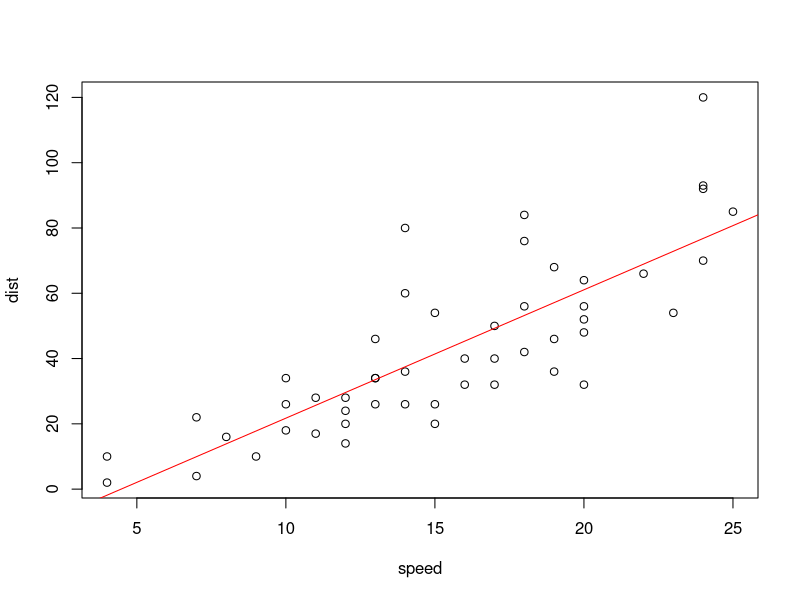
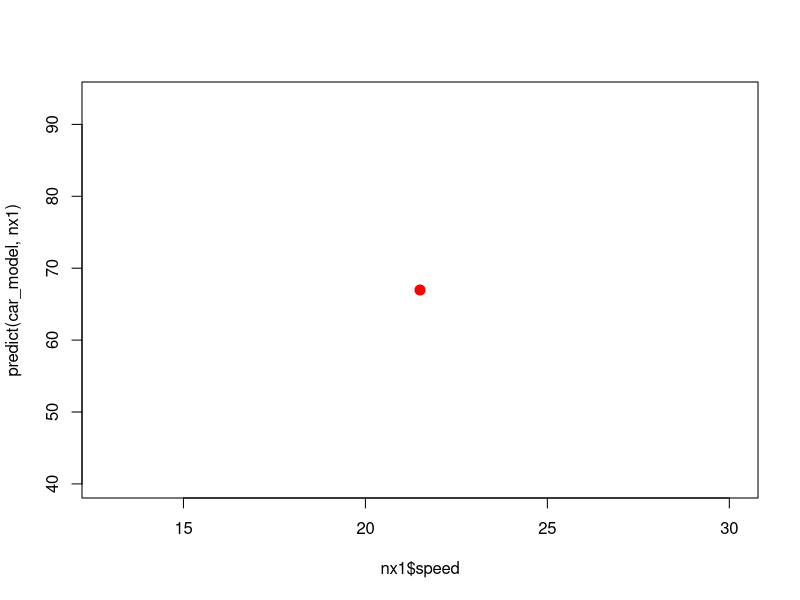
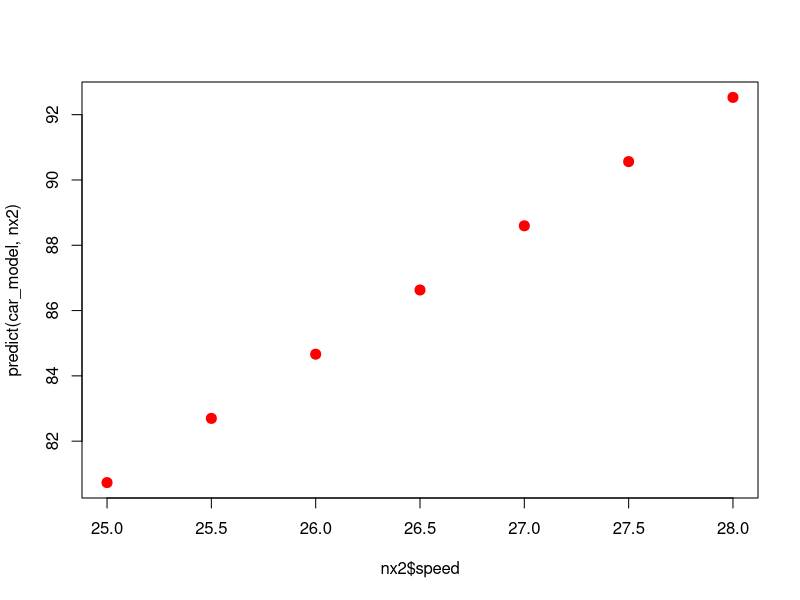
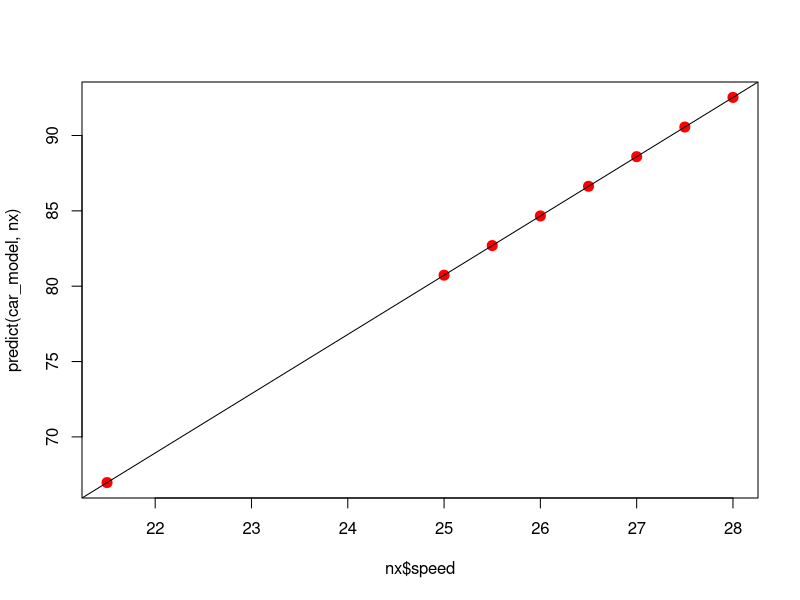
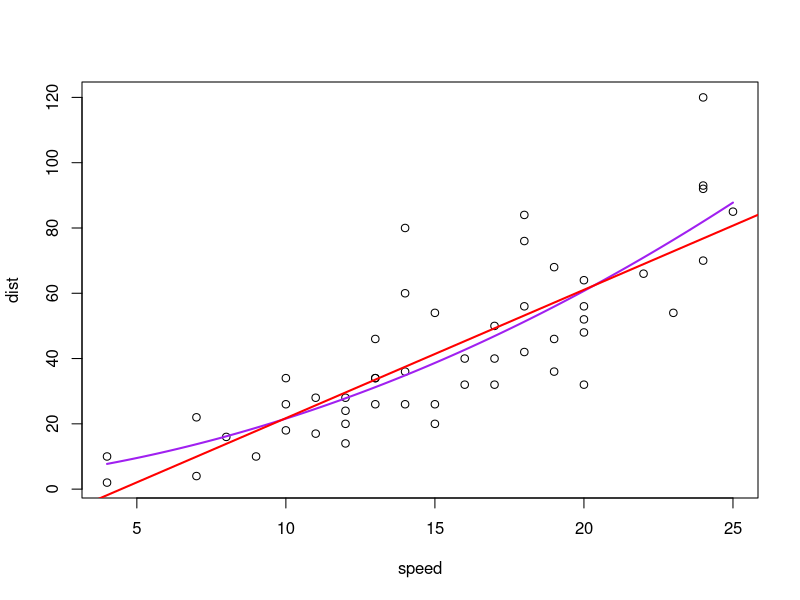
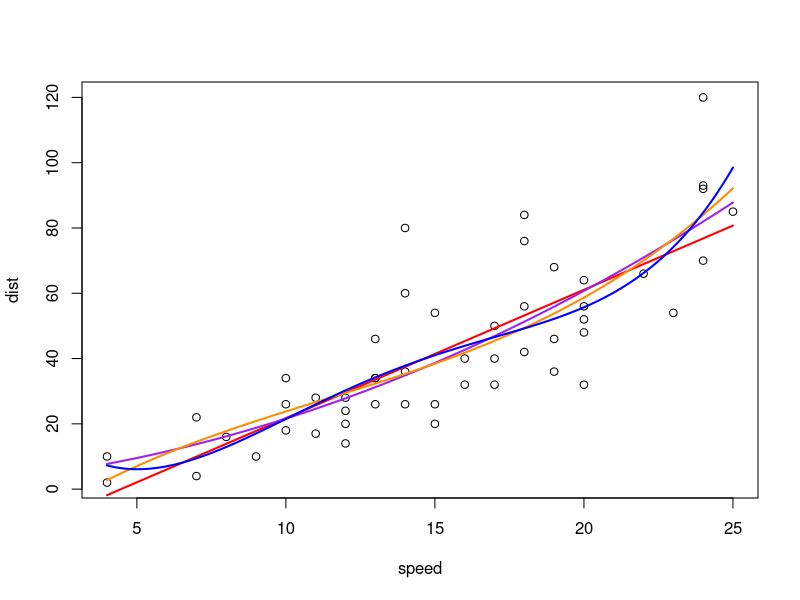

Here is the R script that generated these plots, in order:
# 210429


# 단순 선형회귀의 적용
# cars 데이터
str(cars)
plot(cars)
car_model = lm(dist~speed, data=cars); car_model
coef(car_model)
abline(car_model, col="red")

par(mfrow=c(1,1))


# 속도: 21.5 / 제동거리는?
nx1 = data.frame(speed=c(21.5))
predict(car_model,nx1)
nx2 = data.frame(speed=c(25.0, 25.5, 26.0, 26.5, 27.0, 27.5, 28.0))
predict(car_model, nx2)

plot(nx1$speed, predict(car_model, nx1), col = "red", cex = 2, pch = 20)
plot(nx2$speed, predict(car_model, nx2), col = "red", cex = 2, pch = 20)
nx = rbind(nx1, nx2); nx
plot(nx$speed, predict(car_model, nx), col = "red", cex = 2, pch = 20)

abline(car_model)

# 고차식(polynomial) 적용하면 어떻게 될까
lm2 = lm(dist~poly(speed, 2), data=cars); lm2
plot(cars)
x = seq(4, 25, length.out=211)
head(x)
y=predict(lm2, data.frame(speed=x)); y
lines(x,y,col="purple", lwd=2)
abline(car_model, col="red", lwd =2)

summary(lm2)

# cars 1차식 부터 고차식 까지
x = seq(4,25,length.out=211)
colors = c("red","purple","darkorange","blue")
plot(cars)
for (i in 1:4) {
  m = lm(dist~poly(speed, i), data=cars)
  assign(paste("m",i,sep="."),m)
  y = predict(m, data.frame(speed=x))
  lines(x,y,col=colors[i], lwd=2)
}
summary(m)